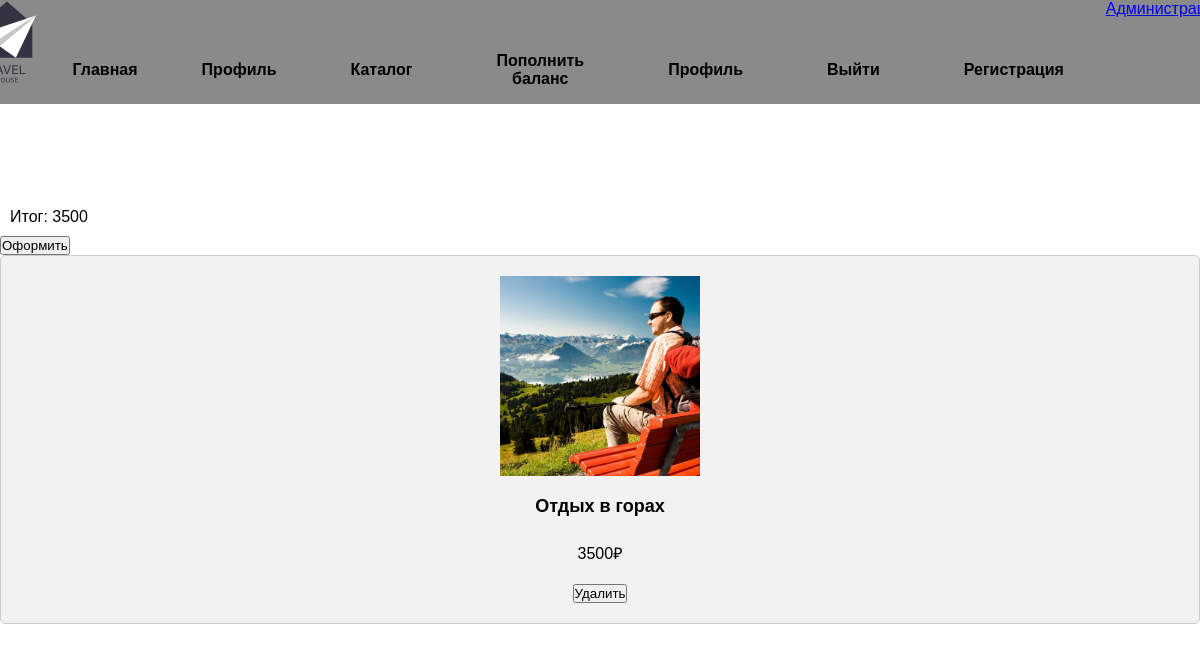
Before: /321/pages/shoppingCart.php (signed in) with the older database file.
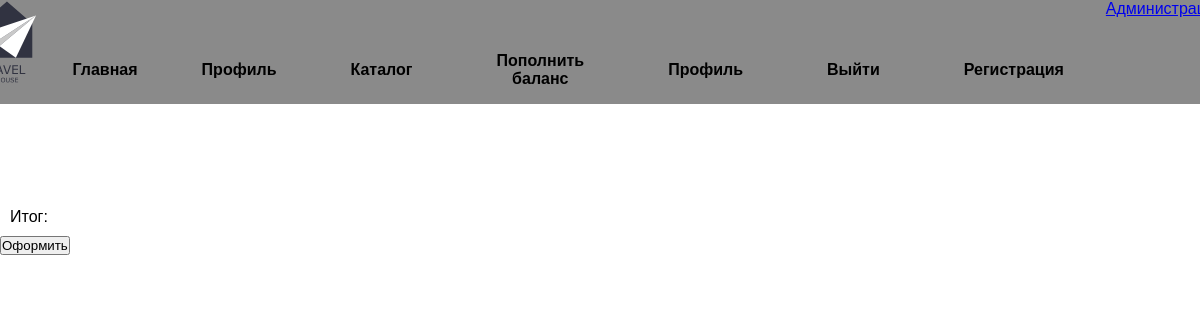
After: the same page with the newer database file.
### tables this page shows
CREATE TABLE `Cart` (
  `id` int(11) NOT NULL,
  `client_id` int(11) NOT NULL,
  `product_id` int(11) DEFAULT NULL
);

CREATE TABLE `Product` (
  `id` int(11) NOT NULL,
  `name` varchar(255) NOT NULL,
  `price` int(11) NOT NULL,
  `image_path` longtext NOT NULL
);

### 321/pages/shoppingCart.php (the view, shortened to what this page needs)
<!DOCTYPE html>
<html lang="en">
<head>
    <link rel="stylesheet" href="../css/product.css">
</head>
<body>
    <?php require("../php/header.php");?><br><br><br><br><br><br><br><br><br><br><br>
    <div class="makeOrder">
        <?php
            require("../php/connect.php");
            $sql = 'SELECT SUM(price) as total from Cart
            INNER join Product on Cart.product_id = Product.id WHERE client_id = '.$_SESSION['id'];
            if($result = $conn->query($sql))
            {
                foreach ($result as $row) {
                    echo "<p>Итог: ".$row['total']."</p>";
                }
            }
        ?>
        <button type="submit">Оформить</button>
    </div>
    <div class="product-list">
    <?php
            require("../php/connect.php");
            $sql = "SELECT * FROM Cart
                INNER JOIN Product ON Cart.product_id = Product.id
                WHERE client_id = ".$_SESSION['id'];
            if($result = $conn->query($sql))
            {
                foreach ($result as $row) {
                    echo "<form action='../php/deleteProduct.php' method='post'>";
                    echo "<div class='product-item'>";
                    echo "<img class='product-img' src='".'../'.$row['image_path']."'/>";
                    echo "<p class='product-title'>".$row['name']."</p>";
                    echo "<p class='product-price'>".$row['price'].'₽'."</p>";
                    echo "<input type='submit' class='delete' value='Удалить' />";
                    echo "</div>";
                    echo "</form>";
                }
            }
        ?>
    </div>
</body>
</html>

### 321/php/header.php (shortened to what this page needs)
<header class="header">
<link rel="stylesheet" href="../style.css">
<div class="otstup">
  <div class="logo-headar">
    <img href="index.php" src="../logo.svg"   id="logo-headar" >
  </div>
  <div class="menu">
	   <a href="../index.php" class="underline-one weg">Главная</a>
  </div>
<div class="menu">
      <a href="../pages/profile.php" class="underline-one weg">Профиль</a>
  </div>
<div class="menu">
<p> <a href="../pages/catalog.php"  class="underline-one weg" style="color: black;">Каталог</a> </p>
</div>
<div class="menu">
<p> <a href="../pages/deposit.php"  class="underline-one weg" style="color: black;">Пополнить баланс</a> </p>
</div>
            <?php
                if(isset($_SESSION['isLoggined']))
                {
                    echo '<div class="menu">
                    <p> <a href="../pages/profile.php"  class="underline-one weg" style="color: black;">Профиль</a> </p>
                    </div>';
                    echo '<div class="menu">
                    <p> <a href="../php/exit.php"  class="underline-one weg" style="color: black;">Выйти</a> </p>
                    </div>';
                    echo '<div class="menu">
                    <p> <a href="../pages/register.php"  class="underline-one weg" style="color: black;">Регистрация</a> </p>
                    </div>';
                }
                else
                {
                    '<div class="menu">
                    <p> <a href="../pages/login.php"  class="underline-one weg" style="color: black;">Войти</a> </p>
                    </div>';
                }
                if(isset($_SESSION['isAdmin']) && $_SESSION['isAdmin'] == 1)
                {
                    echo "<a href='../pages/admin.php'>Администрация</a>";
                }
            ?>
    </header>

### 321/style.css (style rules this page uses)
* { margin: 0; padding: 0; box-sizing: border-box; }
body { font-family: Arial, sans-serif; background-color: rgb(97, 97, 97)34); }
.header { text-align: center; justify-content: safe left; width: 100%; height: 13vh; position: absolute; z-index: 1; background: rgb(138, 138, 138); transition: transform 0.1s ease; }
.otstup { display: flex; justify-content: center; }
.logo-headar { height: auto; align-items: center; justify-content: center; width: auto; }
#logo-headar { width: vw; height: 14vh; margin-top: -0.8vh; margin-left: -2vw; margin-right: -2vw; }
.menu { padding: 4vh; margin-left: 50px; display: flex; height: auto; align-items: center; justify-content: center; width: auto; }
.underline-one { color: black; position: relative; cursor: pointer; text-decoration: none; }
.weg { font-weight: bold; }
.underline-one:after { content: ""; display: block; position: absolute; right: 0; bottom: -3px; width: 0; height: 2px; background-color: black; transition: width 0.5s; }
.social-icon, .menu { position: relative; display: flex; justify-content: center; align-items: center; margin: 10px 0; flex-wrap: wrap; }
h1, p { margin: 0; padding: 10px; }

### 321/css/product.css (style rules this page uses)
.product-list { display: grid; grid-template-columns: repeat(auto-fit, minmax(300px, 1fr)); gap: 20px; }
.product-item { display: flex; flex-direction: column; align-items: center; justify-content: center; padding: 20px; background-color: #f2f2f2; border: solid 1px #ccc; border-radius: 5px; }
.product-img { width: 200px; height: 200px; object-fit: cover; margin-bottom: 10px; }
.product-title { font-size: 18px; font-weight: bold; margin-bottom: 5px; }
.product-price { font-size: 16px; margin-bottom: 10px; }

Changed rows visible on the page:
no longer on this page (row edited): cart: product.image_path (picture), product.name "Отдых в горах", product.price "3500"
Other visible differences:
new list line: "Итог:"
list line gone: "Итог: 3500"
